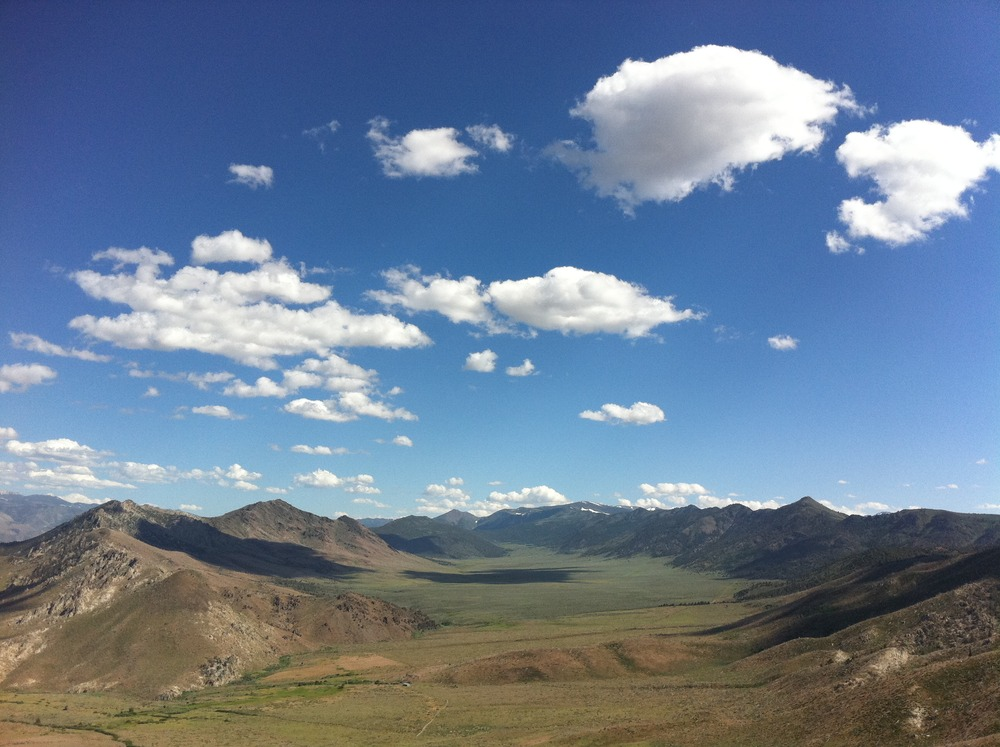
//> input picture test.jpg, 1000 x 747 px
$ ./colorID test.jpg   (built with g++ and OpenCV 4)
//> lines starting //> are read from the running program, lines starting //| are printed output that depends on the picture
//> further down, im is the input picture: 747 rows x 1000 cols, CV_8UC3; mean B, G, R 148.9, 125.6, 106.7
#include <iostream>
#include <opencv2/opencv.hpp>
#include <opencv2/ml.hpp>
#include <string>
#include <assert.h>

using namespace std;
using namespace cv::ml;
using namespace cv;

string colorClassify(float r, float g, float b){
  if(r > 230 && g > 230 && b > 230){
     return  "white";
   }
   else if (r < 30 && g < 30 && b < 30){
     return "black";
   }
   else if( ( r <= 255 && r > 191) && ( g < 229 && g > 55 ) && ( b >= 0 && b < 215 )){
      return "orange";
   }

   else if ((r <= 255 && r > 171 ) && (g <=255 && g > 175 ) && (b >= 5 && b < 90 ) )
   {
    return "yellow";
   }

   else if((r <=255 && r > 134) && (g < 55 && g >=0 ) && (b >=0  && b < 47)){
     return "red";
   }

   else if(( r >= 0 && r < 30 ) && (g < 120 && g > 30 ) && ( b <=255 && b > 171 ) ){
     return "blue";
   }

   else if(( r > 30 && r < 80 ) && (g > 74 && g <= 255 ) && ( b >= 0 && b < 50  ) ){
     return "green";
   }

   else if((r > 110 && r < 234 )&& ( g > 10 && g < 230 ) && (b > 100 && b <=255 )){
     return "purple";
   }
   return "NaN";
 }

string colorID(Mat src) {

  GaussianBlur(src,src,Size(7,7), .1,.1);

  //imshow("blur", src);
  //waitKey(0);

  Mat samples(src.rows * src.cols, 3, CV_32F);
 for( int y = 0; y < src.rows; y++ )
   for( int x = 0; x < src.cols; x++ )
     for( int z = 0; z < 3; z++)
       samples.at<float>(y + x*src.rows, z) = src.at<Vec3b>(y,x)[z];


 int clusterCount = 2;
 Mat labels;
 int attempts = 2;
 Mat centers;//holds colors for each cluster
 kmeans(samples, clusterCount, labels, TermCriteria(CV_TERMCRIT_ITER|CV_TERMCRIT_EPS, 10000, 0.0001), attempts, KMEANS_PP_CENTERS, centers );
//> centers = [[209.6, 182.6, 155.2], [115.6, 94.49, 80.13]]

 //cout << "centers:"<<endl << centers << endl << endl;
 Mat new_image( src.size(), src.type() );
 // Mat new_image;
 // src.copyTo(new_image);
 for( int y = 0; y < src.rows; y++ )
   for( int x = 0; x < src.cols; x++ )
   {
     int cluster_idx = labels.at<int>(y + x*src.rows,0);
     new_image.at<Vec3b>(y,x)[0] = centers.at<float>(cluster_idx, 0);
     new_image.at<Vec3b>(y,x)[1] = centers.at<float>(cluster_idx, 1);
     new_image.at<Vec3b>(y,x)[2] = centers.at<float>(cluster_idx, 2);
   }
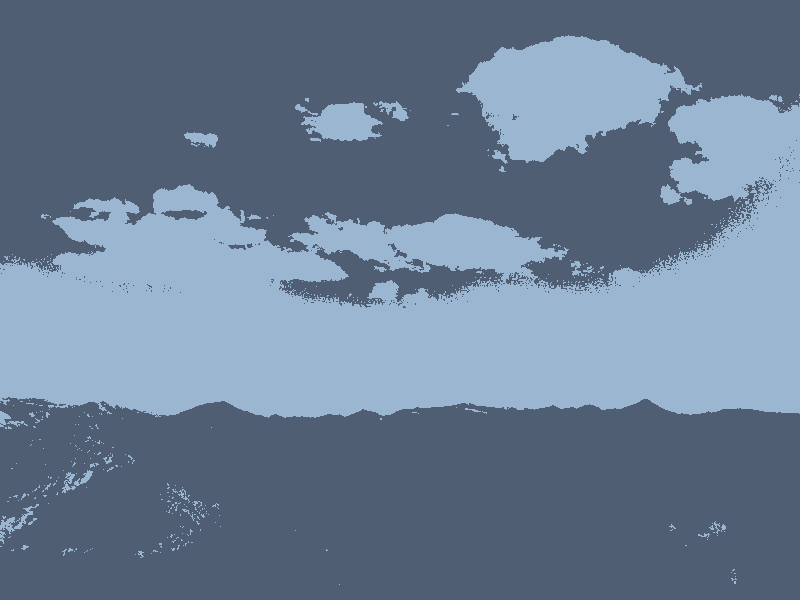
//> new_image: 600 rows x 800 cols, CV_8UC3; mean B, G, R 148.1, 125, 106.4

 //imshow( "clustered image", new_image );


 Mat matTrainFeatures(2,src.rows * src.cols,CV_32F);


 Mat matTrainLabels(1,labels.rows,CV_32S);


 Mat matResults;

 //etcetera code for loading data into Mat variables suppressed
 for(int y = 0; y < new_image.rows * new_image.cols;y++)
 {
  matTrainFeatures.at<float>(1,y)= y%new_image.rows;

 }

 for(int x = 0; x <  new_image.rows * new_image.cols;x++)
 {

  matTrainFeatures.at<float>(0,x)= x%new_image.cols;
 }

 for(int i =0; i < labels.rows; i++)
 {

   matTrainLabels.at<int>(0,i) =labels.at<int>(0,i);
 }
//cout << "here" << endl;

 Ptr<TrainData> trainingData;
 Ptr<KNearest> kclassifier=KNearest::create();

 trainingData=TrainData::create(matTrainFeatures,
                         SampleTypes::COL_SAMPLE,matTrainLabels);
//cout << "here1" << endl;


 kclassifier->setIsClassifier(true);
 kclassifier->setAlgorithmType(KNearest::Types::BRUTE_FORCE);
 kclassifier->setDefaultK(9);
 Mat matSample(1,2,CV_32F);
 matSample.at<float>(0,0) = src.rows/2;
//> matSample = [300, 0]
 matSample.at<float>(0,1) = src.cols/2;
//> matSample = [300, 400]
 //matSample.at<float>(1,0) = 1;
 //matSample.at<float>(1,1) = 1;

 kclassifier->train(trainingData);
 float value = kclassifier->findNearest(matSample,kclassifier->getDefaultK(),matResults);
//> matResults = [0]; value = 0
 //cout << matResults << endl;

 Vec3b color;
 color[0] = centers.at<float>(value,0);
//> color = [209, 0, 0]
 color[1] = centers.at<float>(value,1);
//> color = [209, 182, 0]
 color[2] = centers.at<float>(value,2);
//> color = [209, 182, 155]

 float r = (float)color[2];
//> r = 155
 float g = (float)color[1];
//> g = 182
 float b = (float)color[0];
//> b = 209

 cout << "point: " << src.rows/2  << "," << src.cols/2 << "\nRGB(" << r <<  "," << g << "," << b << ") : ";
//| point: 300,400
//| RGB(155,182,209) :

 string classified  = colorClassify(r,g,b);
//> classified = "purple"
 return classified;
}
int main(int argc, char**argv) {
    assert(argc > 1);

    string input(argv[1]);
    Mat im = imread(input);
    resize(im,im,Size(800,600));
    if(!im.data)
        return -1;
    cout << colorID(im) << endl;
//| purple
    //waitKey(0);

    return 0;
}

$ run again, on summer-grass.jpg
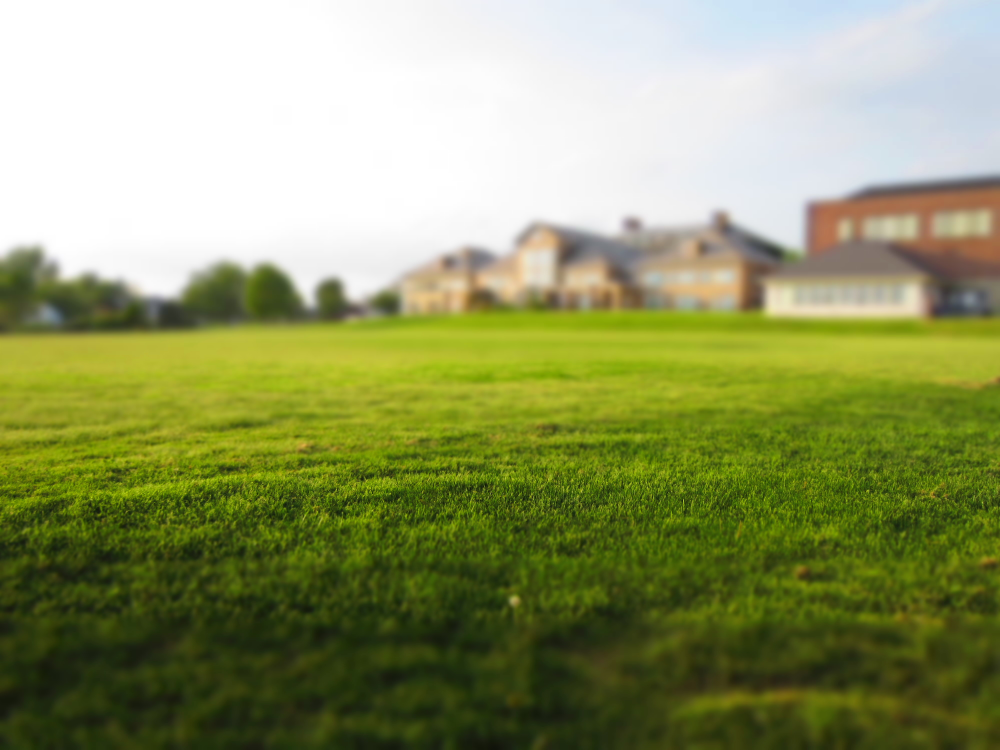
//> input picture summer-grass.jpg, 4000 x 3000 px (shown at 1/4 size)
//> im is the input picture: 3000 rows x 4000 cols, CV_8UC3; mean B, G, R 101.2, 152, 143.9
//> `resize(im,im,Size(800,600));`:
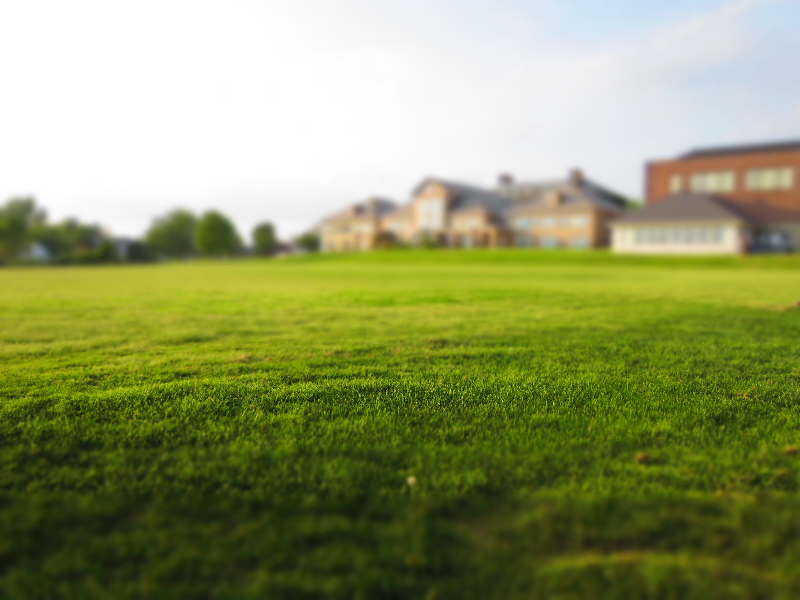
//> im: 600 rows x 800 cols, CV_8UC3; mean B, G, R 101.2, 152, 143.9
//> centers = [[25.74, 104.4, 92.49], [239, 238.9, 237.8]]
//> after the loop in colorID, `for( int y = 0; y < src.rows; y++ )`:
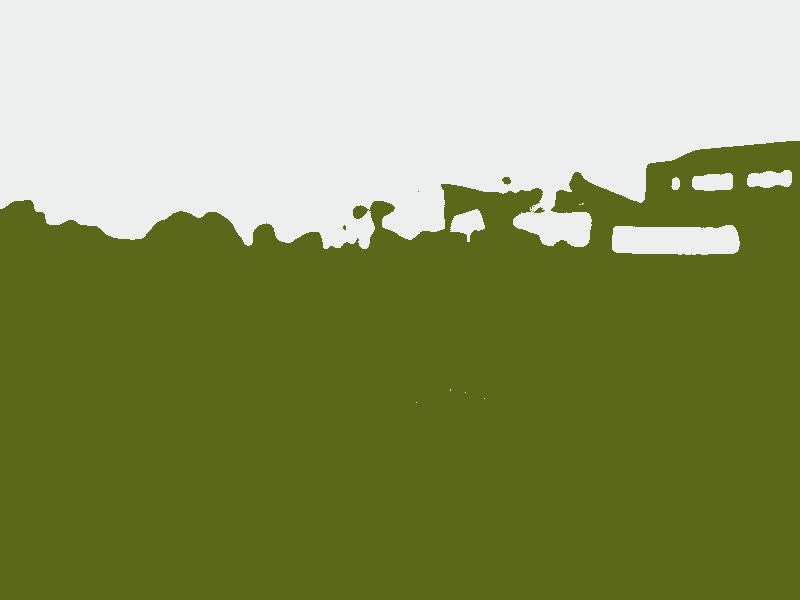
//> new_image: 600 rows x 800 cols, CV_8UC3; mean B, G, R 100.4, 151.4, 143.3
//> in colorID, `color[0] = centers.at<float>(value,0);`: color = [25, 0, 0]
//> in colorID, `color[1] = centers.at<float>(value,1);`: color = [25, 104, 0]
//> in colorID, `color[2] = centers.at<float>(value,2);`: color = [25, 104, 92]
//> r = 92
//> g = 104
//> b = 25
//| point: 300,400
//| RGB(92,104,25) :
//> classified = "NaN"
//| NaN
